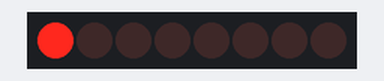
This sketch was run on a simulated ESP8266 (NodeMCU). On the bench: 8 shift-register outputs drawn as a row of LEDs (first output left, lit = HIGH). Wiring (inferred from the names in the program): shift register (74HC595): data D1; shift clock D5; latch D2. Wiring (inferred from the signals the program sends): row of LEDs: on Q0, Q1, Q2, Q3, Q4, Q5, Q6, Q7.

Above: at 0.6 s.
At 1.6 s:
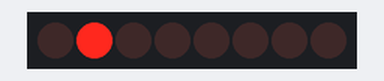
At 2.6 s:
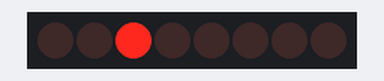
At 3.6 s:
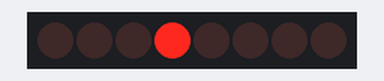
Timing chart, 0 to 4.7 s (numbered marks = the images above):
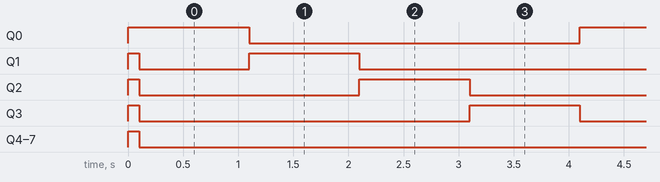

The sketch:

Neutrino_Milestone_2.ino
```cpp
#define dataPin D1
#define latchPin D2
#define clk D5
#define rst D6
void setup() {
  pinMode(latchPin,OUTPUT);
  pinMode(clk,OUTPUT);
  pinMode(dataPin,OUTPUT);
  pinMode(rst,OUTPUT);
  digitalWrite(rst,0);  //Resetting the Register
  delay(100);
  digitalWrite(rst,1);
}

//Function to update the Shift Register
void updateLED(byte inp){
  digitalWrite(latchPin,LOW);
  shiftOut(dataPin,clk,MSBFIRST,inp);
  digitalWrite(latchPin,HIGH);
  delay(1000);
}

void loop() {
  //============================================================Rowwise============================================================
  updateLED(0b11111110);
  updateLED(0b11111101);
  updateLED(0b11111011);
  updateLED(0b11110111);
  //===============================================================================================================================
}
```

Measured:
- by itself, Q0, Q3: alternates HIGH for 1.0 s and LOW for 3.0 s
- by itself, Q1, Q2: repeats every 4.0 s: HIGH 1.0 s, LOW 3.0 s
- by itself, Q4–7: HIGH → LOW at 0.10 s
